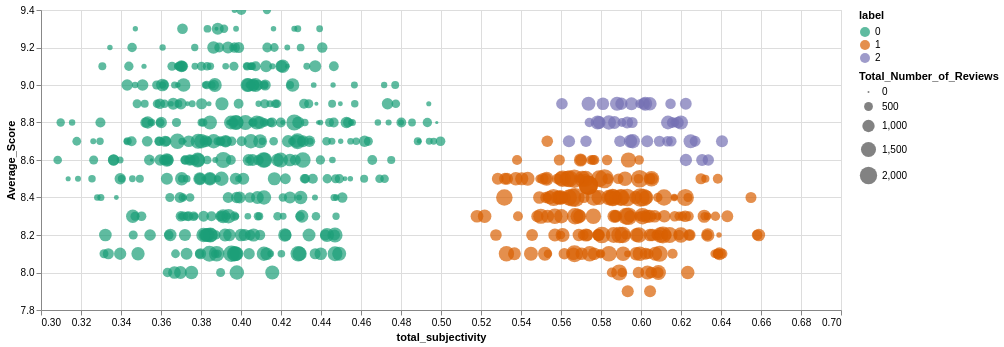

This figure's Vega-Lite source:
### Vega-Lite specification from a JSON file in a GitHub repository (floating-point values rounded to 4 significant figures; data arrays with more than 128 entries replaced by an {"elided": "..."} marker saying what was removed)
{"config": {"view": {"continuousWidth": 400, "continuousHeight": 300}}, "data": {"name": "data-9928b06a819df3bd4e51a0aa35d18756"}, "mark": "circle", "encoding": {"color": {"type": "nominal", "field": "label", "scale": {"scheme": "dark2"}}, "size": {"type": "quantitative", "field": "Total_Number_of_Reviews"}, "tooltip": [{"type": "nominal", "field": "Hotel_Name"}, {"type": "quantitative", "field": "Average_Score"}, {"type": "quantitative", "field": "Total_Number_of_Reviews"}, {"type": "quantitative", "field": "total_subjectivity"}, {"type": "quantitative", "field": "label"}, {"type": "nominal", "field": "geometry"}, {"type": "nominal", "field": "Country"}], "x": {"type": "quantitative", "field": "total_subjectivity", "scale": {"zero": false}}, "y": {"type": "quantitative", "field": "Average_Score", "scale": {"zero": false}}}, "selection": {"selector014": {"type": "interval", "bind": "scales", "encodings": ["x", "y"]}}, "width": 800, "$schema": "https://vega.github.io/schema/vega-lite/v4.8.1.json", "datasets": {"data-9928b06a819df3bd4e51a0aa35d18756": {"elided": "646 records"}}}
